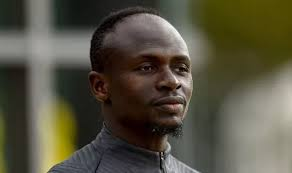
#> input picture edge detection OpenCV/images/man.jpg, 292 x 173 px, given in place of cafe.mp4, which was not available
$ python edge_detection_video.py
#> lines starting #> are read from the running program, lines starting #| are printed output that depends on the picture; after the words box and inside, x2 and y2 are one past the last pixel; in counts of white or black regions, pixels touching at a corner belong together; pictures that were not available may be replaced by others from this repository, and a replacement may not be noted
import cv2
import numpy as np

cap = cv2.VideoCapture('cafe.mp4')

if (cap.isOpened() == False):

	print("Error opening Video stream or file")

fgbg = cv2.createBackgroundSubtractorMOG2(
	history = 10,
	varThreshold=2,
	detectShadows = False

	)

while (cap.isOpened()):
	ret, frame = cap.read()
#> frame is the input picture: shape (173, 292, 3); mean B, G, R 64.3, 81.4, 85.5

	if ret == True:

		gray = cv2.cvtColor(frame, cv2.COLOR_BGR2GRAY)
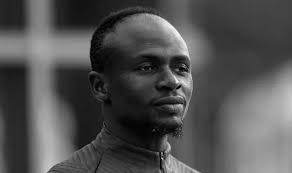
#> gray: shape (173, 292); min 0, max 254, mean 80.7

		edges_foreground = cv2.bilateralFilter(gray, 9, 75, 75)
		foreground = fgbg.apply(edges_foreground)
#> foreground: shape (173, 292); every value is 255


		kernel = np.ones((50, 50), np.uint8)
		foreground = cv2.morphologyEx(foreground, cv2.MORPH_CLOSE, kernel)


		edges_foreground = cv2.bilateralFilter(gray, 9, 75, 75)
		edges_filtered = cv2.Canny(edges_foreground, 60, 120)
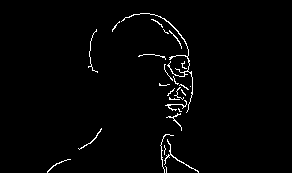
#> edges_filtered: shape (173, 292); 1.8% white in thin lines or dots, all inside (x1, y1, x2, y2) = (47, 13, 199, 173)

		cropped = (foreground // 255) * edges_filtered

		images = np.hstack((gray, edges_filtered, cropped))
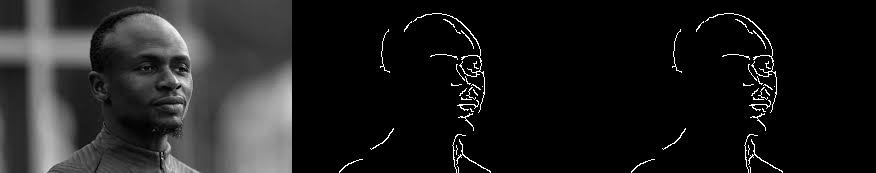
#> images: shape (173, 876); min 0, max 255, mean 29.9


		cv2.imshow('Frame', images)

		if cv2.waitKey(25) & 0xFF == ord('q'):
#> (key q is pressed here)
			break

	else:

		break

cap.release()

cv2.destroyAllWindows()
